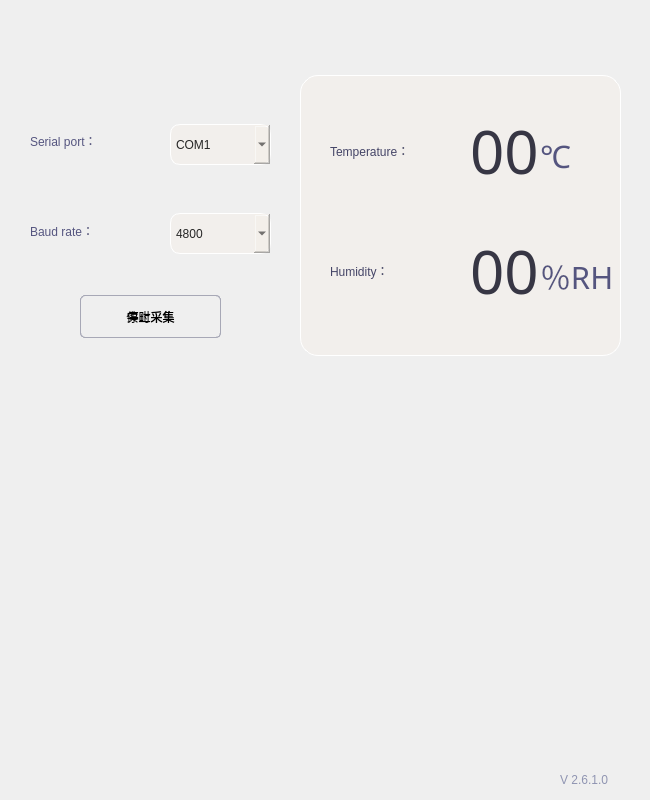
<?xml version="1.0" encoding="UTF-8"?>
<ui version="4.0">
 <class>dht11</class>
 <widget class="QWidget" name="dht11">
  <property name="geometry">
   <rect>
    <x>0</x>
    <y>0</y>
    <width>650</width>
    <height>800</height>
   </rect>
  </property>
  <property name="windowTitle">
   <string>dht11</string>
  </property>
  <widget class="QWidget" name="operator_widget" native="true">
   <property name="geometry">
    <rect>
     <x>0</x>
     <y>35</y>
     <width>650</width>
     <height>765</height>
    </rect>
   </property>
   <property name="styleSheet">
    <string notr="true">
background-color: transparent;
</string>
   </property>
   <widget class="QLabel" name="background">
    <property name="geometry">
     <rect>
      <x>0</x>
      <y>0</y>
      <width>650</width>
      <height>765</height>
     </rect>
    </property>
    <property name="text">
     <string/>
    </property>
    <property name="pixmap">
     <pixmap resource="rec.qrc">:/new/prefix1/jpeg/background2.jpg</pixmap>
    </property>
    <property name="scaledContents">
     <bool>true</bool>
    </property>
   </widget>
   <widget class="QPushButton" name="btn_reading">
    <property name="geometry">
     <rect>
      <x>80</x>
      <y>260</y>
      <width>141</width>
      <height>43</height>
     </rect>
    </property>
    <property name="sizePolicy">
     <sizepolicy hsizetype="Minimum" vsizetype="Expanding">
      <horstretch>0</horstretch>
      <verstretch>0</verstretch>
     </sizepolicy>
    </property>
    <property name="minimumSize">
     <size>
      <width>0</width>
      <height>0</height>
     </size>
    </property>
    <property name="maximumSize">
     <size>
      <width>16777215</width>
      <height>16777215</height>
     </size>
    </property>
    <property name="toolTip">
     <string>Close</string>
    </property>
    <property name="styleSheet">
     <string notr="true">QPushButton {	
	color:black;
	font:16pt&quot;华文新魏&quot;;
	border: 1px solid #A7A8B6;
	border-radius: 8px;
	background-color: transparent;
     padding: 10px;
     border-radius: 5px;
}
QPushButton:hover {
     background-color: rgba(244, 239, 231,180);
	border: 1px solid #726f6b;
}
QPushButton:pressed {	
	border: 1px solid #A7A8B6;
}</string>
    </property>
    <property name="text">
     <string>实时采集</string>
    </property>
   </widget>
   <widget class="QChartView" name="line_chart" native="true">
    <property name="geometry">
     <rect>
      <x>20</x>
      <y>338</y>
      <width>601</width>
      <height>400</height>
     </rect>
    </property>
    <property name="styleSheet">
     <string notr="true">background-color: transparent;</string>
    </property>
   </widget>
   <widget class="QLabel" name="Humidity_position">
    <property name="geometry">
     <rect>
      <x>540</x>
      <y>210</y>
      <width>91</width>
      <height>61</height>
     </rect>
    </property>
    <property name="font">
     <font>
      <family>隶书</family>
      <pointsize>23</pointsize>
      <italic>false</italic>
      <bold>false</bold>
     </font>
    </property>
    <property name="styleSheet">
     <string notr="true">font: 23pt &quot;隶书&quot;;
color: rgb(85, 85, 127);</string>
    </property>
    <property name="text">
     <string>％RH</string>
    </property>
   </widget>
   <widget class="QLabel" name="Humidity">
    <property name="geometry">
     <rect>
      <x>330</x>
      <y>200</y>
      <width>101</width>
      <height>71</height>
     </rect>
    </property>
    <property name="styleSheet">
     <string notr="true">font: 500 16pt &quot;爱奇艺黑体 Medium&quot;;
color: rgb(69, 69, 103);</string>
    </property>
    <property name="text">
     <string>Humidity：</string>
    </property>
   </widget>
   <widget class="QListView" name="time_list">
    <property name="geometry">
     <rect>
      <x>300</x>
      <y>40</y>
      <width>321</width>
      <height>281</height>
     </rect>
    </property>
    <property name="styleSheet">
     <string notr="true">#time_list {
    background-color: rgba(244, 239, 231,120);
    border: 1px solid white; 
    border-radius: 18px;
    padding: 5px;
}
</string>
    </property>
   </widget>
   <widget class="QLabel" name="labelHumidity">
    <property name="geometry">
     <rect>
      <x>470</x>
      <y>200</y>
      <width>71</width>
      <height>71</height>
     </rect>
    </property>
    <property name="font">
     <font>
      <family>方正姚体</family>
      <pointsize>45</pointsize>
      <italic>false</italic>
      <bold>false</bold>
     </font>
    </property>
    <property name="styleSheet">
     <string notr="true">color:rgba(31, 31, 46, 226);
font: 45pt &quot;方正姚体&quot;;</string>
    </property>
    <property name="text">
     <string>00</string>
    </property>
   </widget>
   <widget class="QLabel" name="Temperature_position">
    <property name="geometry">
     <rect>
      <x>540</x>
      <y>90</y>
      <width>61</width>
      <height>61</height>
     </rect>
    </property>
    <property name="font">
     <font>
      <family>隶书</family>
      <pointsize>23</pointsize>
      <italic>false</italic>
      <bold>false</bold>
     </font>
    </property>
    <property name="styleSheet">
     <string notr="true">font: 23pt &quot;隶书&quot;;
color: rgb(85, 85, 127);</string>
    </property>
    <property name="text">
     <string>℃</string>
    </property>
   </widget>
   <widget class="QLabel" name="labelTemperature">
    <property name="geometry">
     <rect>
      <x>470</x>
      <y>80</y>
      <width>71</width>
      <height>71</height>
     </rect>
    </property>
    <property name="font">
     <font>
      <family>方正姚体</family>
      <pointsize>45</pointsize>
      <italic>false</italic>
      <bold>false</bold>
     </font>
    </property>
    <property name="styleSheet">
     <string notr="true">color:rgba(31, 31, 46, 226);
font: 45pt &quot;方正姚体&quot;;</string>
    </property>
    <property name="text">
     <string>00</string>
    </property>
   </widget>
   <widget class="QLabel" name="Temperature_2">
    <property name="geometry">
     <rect>
      <x>30</x>
      <y>70</y>
      <width>121</width>
      <height>71</height>
     </rect>
    </property>
    <property name="styleSheet">
     <string notr="true">font: 700 16pt &quot;微软雅黑&quot;;
color: rgb(85, 85, 127);</string>
    </property>
    <property name="text">
     <string>Serial port：</string>
    </property>
   </widget>
   <widget class="QComboBox" name="comboPort">
    <property name="geometry">
     <rect>
      <x>170</x>
      <y>89</y>
      <width>101</width>
      <height>41</height>
     </rect>
    </property>
    <property name="styleSheet">
     <string notr="true">#comboPort{
	color: rgb(38, 38, 38);
	font: 12pt &quot;微软雅黑&quot;;
    background-color: rgba(244, 239, 231,120);
    border: 1px solid white; 
    border-radius: 10px;
    padding: 5px;
}
</string>
    </property>
    <item>
     <property name="text">
      <string>COM1</string>
     </property>
    </item>
    <item>
     <property name="text">
      <string>COM2</string>
     </property>
    </item>
    <item>
     <property name="text">
      <string>COM3</string>
     </property>
    </item>
    <item>
     <property name="text">
      <string>COM4</string>
     </property>
    </item>
    <item>
     <property name="text">
      <string>COM5</string>
     </property>
    </item>
    <item>
     <property name="text">
      <string>COM6</string>
     </property>
    </item>
   </widget>
   <widget class="QLabel" name="Temperature">
    <property name="geometry">
     <rect>
      <x>330</x>
      <y>80</y>
      <width>131</width>
      <height>71</height>
     </rect>
    </property>
    <property name="styleSheet">
     <string notr="true">font: 500 16pt &quot;爱奇艺黑体 Medium&quot;;
color: rgb(69, 69, 103);</string>
    </property>
    <property name="text">
     <string>Temperature：</string>
    </property>
   </widget>
   <widget class="QPushButton" name="btn_stoping">
    <property name="geometry">
     <rect>
      <x>80</x>
      <y>260</y>
      <width>141</width>
      <height>43</height>
     </rect>
    </property>
    <property name="sizePolicy">
     <sizepolicy hsizetype="Minimum" vsizetype="Expanding">
      <horstretch>0</horstretch>
      <verstretch>0</verstretch>
     </sizepolicy>
    </property>
    <property name="minimumSize">
     <size>
      <width>0</width>
      <height>0</height>
     </size>
    </property>
    <property name="maximumSize">
     <size>
      <width>16777215</width>
      <height>16777215</height>
     </size>
    </property>
    <property name="toolTip">
     <string>Close</string>
    </property>
    <property name="styleSheet">
     <string notr="true">QPushButton {	
	color:black;
	font:16pt&quot;华文新魏&quot;;
	border: 1px solid #A7A8B6;
	border-radius: 8px;
	background-color: transparent;
     padding: 10px;
     border-radius: 5px;
}
QPushButton:hover {
     background-color: rgba(244, 239, 231,180);
	border: 1px solid #726f6b;
}
QPushButton:pressed {	
	border: 1px solid #A7A8B6;
}</string>
    </property>
    <property name="text">
     <string>停止采集</string>
    </property>
   </widget>
   <widget class="QLabel" name="Temperature_3">
    <property name="geometry">
     <rect>
      <x>30</x>
      <y>160</y>
      <width>121</width>
      <height>71</height>
     </rect>
    </property>
    <property name="styleSheet">
     <string notr="true">font: 700 16pt &quot;微软雅黑&quot;;
color: rgb(85, 85, 127);</string>
    </property>
    <property name="text">
     <string>Baud rate：</string>
    </property>
   </widget>
   <widget class="QComboBox" name="baudRate">
    <property name="geometry">
     <rect>
      <x>170</x>
      <y>178</y>
      <width>101</width>
      <height>41</height>
     </rect>
    </property>
    <property name="styleSheet">
     <string notr="true">#baudRate{
	color: rgb(38, 38, 38);
	font: 12pt &quot;微软雅黑&quot;;
    background-color: rgba(244, 239, 231,120);
    border: 1px solid white; 
    border-radius: 10px;
    padding: 5px;
}
</string>
    </property>
    <item>
     <property name="text">
      <string>4800</string>
     </property>
    </item>
    <item>
     <property name="text">
      <string>9600</string>
     </property>
    </item>
    <item>
     <property name="text">
      <string>38400</string>
     </property>
    </item>
    <item>
     <property name="text">
      <string>115200</string>
     </property>
    </item>
   </widget>
   <zorder>background</zorder>
   <zorder>time_list</zorder>
   <zorder>btn_reading</zorder>
   <zorder>line_chart</zorder>
   <zorder>Humidity_position</zorder>
   <zorder>Humidity</zorder>
   <zorder>labelHumidity</zorder>
   <zorder>Temperature_position</zorder>
   <zorder>labelTemperature</zorder>
   <zorder>Temperature_2</zorder>
   <zorder>comboPort</zorder>
   <zorder>Temperature</zorder>
   <zorder>btn_stoping</zorder>
   <zorder>Temperature_3</zorder>
   <zorder>baudRate</zorder>
  </widget>
  <widget class="QLabel" name="time_label">
   <property name="geometry">
    <rect>
     <x>70</x>
     <y>-8</y>
     <width>291</width>
     <height>51</height>
    </rect>
   </property>
   <property name="styleSheet">
    <string notr="true">color: rgb(77, 77, 77);
font: 15pt &quot;楷体&quot;;</string>
   </property>
   <property name="text">
    <string/>
   </property>
  </widget>
  <widget class="QPushButton" name="closeButton">
   <property name="geometry">
    <rect>
     <x>610</x>
     <y>2</y>
     <width>41</width>
     <height>31</height>
    </rect>
   </property>
   <property name="styleSheet">
    <string notr="true">QPushButton {	
	border: none;
	border-radius: 8px;
	background-color: transparent;
     padding: 10px;
     border-radius: 5px;
}
QPushButton:hover {
	background-color: rgba(255, 0, 0, 100);
}
QPushButton:pressed {	
	background-color: transparent;
}</string>
   </property>
   <property name="text">
    <string/>
   </property>
   <property name="icon">
    <iconset theme="QIcon::ThemeIcon::EditClear"/>
   </property>
   <property name="iconSize">
    <size>
     <width>26</width>
     <height>26</height>
    </size>
   </property>
   <property name="shortcut">
    <string>Esc</string>
   </property>
  </widget>
  <widget class="QLabel" name="label">
   <property name="geometry">
    <rect>
     <x>560</x>
     <y>761</y>
     <width>83</width>
     <height>38</height>
    </rect>
   </property>
   <property name="styleSheet">
    <string notr="true">font: 900 14pt &quot;爱奇艺黑体&quot;;
color: rgba(103, 110, 152, 180);
</string>
   </property>
   <property name="text">
    <string>V 2.6.1.0</string>
   </property>
  </widget>
  <widget class="QLabel" name="parent">
   <property name="geometry">
    <rect>
     <x>0</x>
     <y>0</y>
     <width>650</width>
     <height>800</height>
    </rect>
   </property>
   <property name="maximumSize">
    <size>
     <width>1920</width>
     <height>1080</height>
    </size>
   </property>
   <property name="text">
    <string/>
   </property>
   <property name="pixmap">
    <pixmap resource="rec.qrc">:/new/prefix1/jpeg/parent.jpg</pixmap>
   </property>
   <property name="scaledContents">
    <bool>true</bool>
   </property>
  </widget>
  <widget class="QPushButton" name="minButton">
   <property name="geometry">
    <rect>
     <x>570</x>
     <y>2</y>
     <width>41</width>
     <height>31</height>
    </rect>
   </property>
   <property name="styleSheet">
    <string notr="true">QPushButton {	
	border: none;
	border-radius: 8px;
	background-color: transparent;
     padding: 10px;
     border-radius: 5px;
}
QPushButton:hover {
     background-color: rgba(244, 239, 231,220);
}
QPushButton:pressed {	
	background-color: transparent;
}</string>
   </property>
   <property name="text">
    <string/>
   </property>
   <property name="icon">
    <iconset theme="QIcon::ThemeIcon::ListRemove"/>
   </property>
   <property name="iconSize">
    <size>
     <width>26</width>
     <height>26</height>
    </size>
   </property>
   <property name="shortcut">
    <string>Esc</string>
   </property>
  </widget>
  <zorder>parent</zorder>
  <zorder>operator_widget</zorder>
  <zorder>time_label</zorder>
  <zorder>label</zorder>
  <zorder>minButton</zorder>
  <zorder>closeButton</zorder>
 </widget>
 <customwidgets>
  <customwidget>
   <class>QChartView</class>
   <extends>QWidget</extends>
   <header>qchartview.h</header>
   <container>1</container>
  </customwidget>
 </customwidgets>
 <resources>
  <include location="rec.qrc"/>
 </resources>
 <connections/>
</ui>
